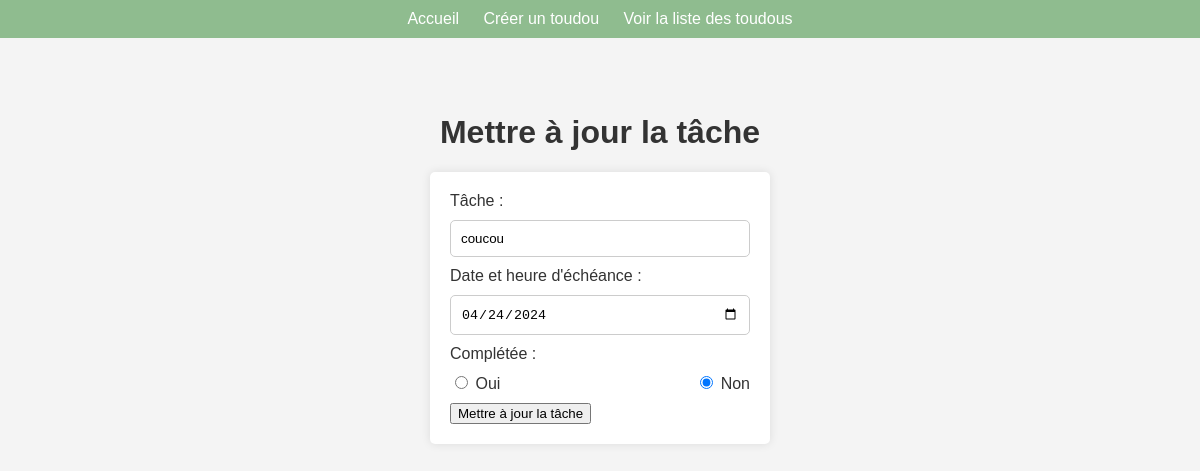
Screenshot of /update-link/2e62a9f6-fc17-4c29-9ea6-e77db12368e1 with the database file from the repository.
### src/toudou/models.py (models this page shows)
class Todo(Base):
    __tablename__ = 'todos'
    id = Column(String, primary_key=True, default=lambda: str(uuid.uuid4()))
    task = Column(String)
    complete = Column(Boolean, default=False)
    due = Column(DateTime, default=datetime.utcnow)

### src/toudou/views.py (the view)
@web_ui.route('/update-link/<todo_id>', methods=['GET'])
@auth.login_required
def updateLink(todo_id):
    todo = get_todo(todo_id)
    form = TodoForm(obj=todo)
    if todo:
        return render_template('update.html', todo=todo, form=form)
    else:
        return "Toudou not found"

### src/toudou/models.py
class TodoForm(FlaskForm):
    task = StringField("Task", validators=[DataRequired(), Length(min=2, max=50)])
    due = DateField("Due Date", validators=[DataRequired()])
    complete = BooleanField("Complete")
    def __init__(self, *args, **kwargs):
        super().__init__(*args, **kwargs)
        if 'todo' not in kwargs:
            self.task.validators.append(DataRequired())

### src/toudou/models.py (called while the page is built)
def get_todo(todo_id: str):
    db = SessionLocal()
    return db.query(Todo).filter(Todo.id == todo_id).first()

### src/toudou/templates/update.html (shortened to what this page needs)
{% include 'header.html' %}
<br>
<br>
<h1>Mettre à jour la tâche</h1>
<form action="/update/{{ todo.id }}" method="post">
    <label for="task">Tâche :</label>
    {{ form.task(class="form-control") }}
    <label for="due">Date et heure d'échéance :</label>
    {{ form.due(class="form-control") }}
    <label for="complete">Complétée :</label>
    <div class="button-container">
        <label><input type="radio" id="complete-yes" name="complete" value="yes" {% if todo.complete %}checked{% endif %}> Oui</label>
        <label><input type="radio" id="complete-no" name="complete" value="no" {% if not todo.complete %}checked{% endif %}> Non</label>
    </div>
    <button type="submit" class="btn btn-primary">Mettre à jour la tâche</button>
</form>
</body>
</html>

### src/toudou/templates/header.html (style rules this page uses)
body { font-family: Arial, sans-serif; margin: 0; padding: 0; background-color: #f4f4f4; }
h1 { color: #333; text-align: center; margin-top: 20px; }
form { background-color: #fff; padding: 20px; border-radius: 5px; box-shadow: 0 0 10px rgba(0, 0, 0, 0.1); width: 300px; margin: 0 auto; }
label { display: block; margin-bottom: 10px; color: #333; }
input[type="text"], input[type="date"], input[type="submit"] { width: calc(100% - 22px); padding: 10px; margin-bottom: 10px; border: 1px solid #ccc; border-radius: 5px; }
.button-container { display: flex; justify-content: space-between; }

### rows the page displays
Todo: task "coucou", due "04/24/2024", complete "☐ Oui", complete "☑ Non"
